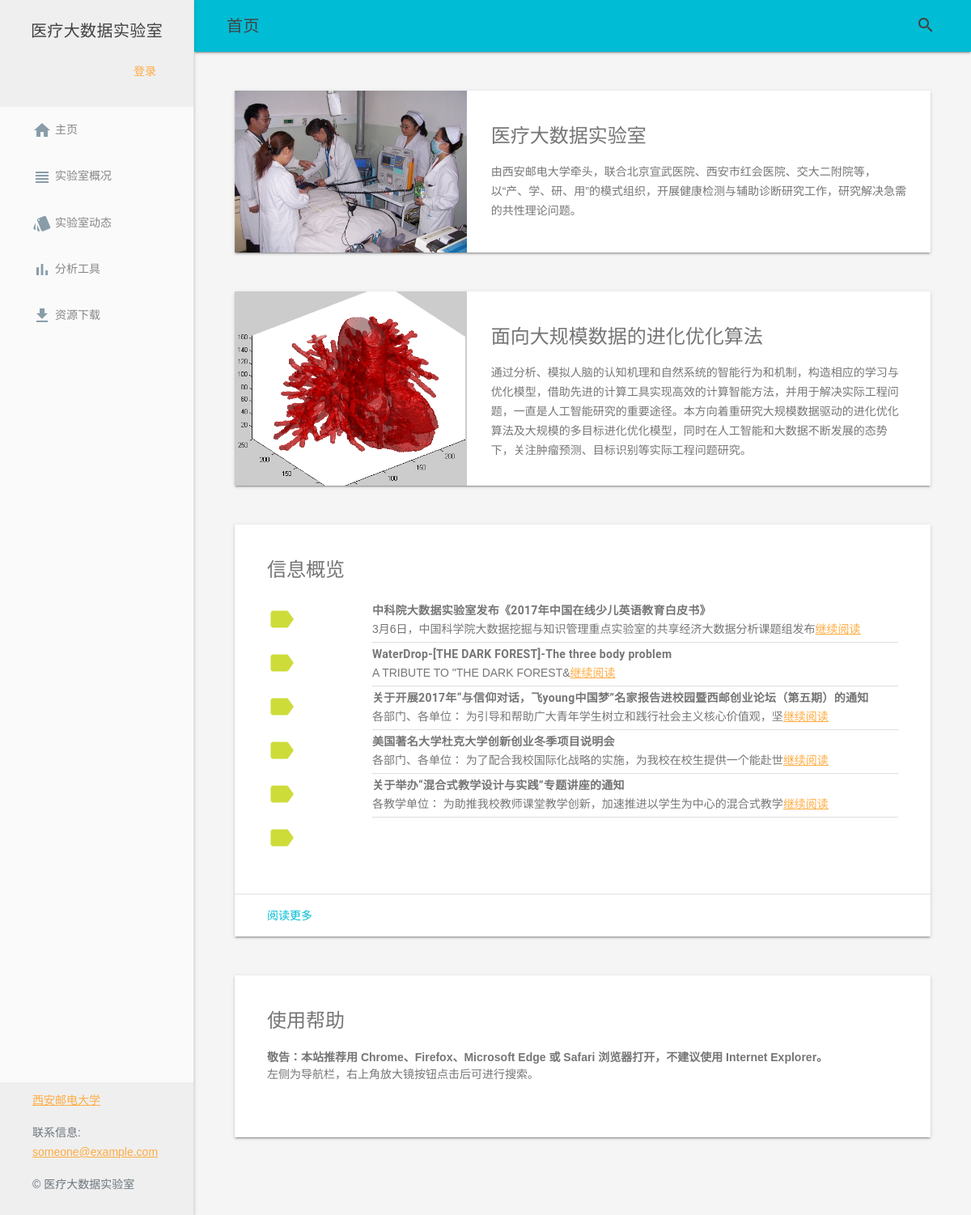
The page / on the database its author committed.
### site_text/models.py (models this page shows, shortened)
class Text(models.Model):
    title = models.CharField(max_length = 100)
    author = models.ForeignKey(User,on_delete = models.DO_NOTHING)
    text_type = models.ForeignKey(Type,null = True, on_delete = models.DO_NOTHING)
    content = RichTextUploadingField()
    file = models.ManyToManyField(Download_file,blank = True)
    created_time = models.DateTimeField(auto_now_add = True)
    last_updated = models.DateTimeField(auto_now = True)
    invisible = models.BooleanField(default = False)

### new_style_medical_lab/views.py (the view)
# urls.py: path('',views.home,name = 'home'),
def home(request):
    context  = text_views.get_text_to_index()
    return render(request,'home.html',context)

### site_text/views.py (called while the page is built)
def get_text_to_index():
    context = {}
    context ['texts'] = models.Text.objects.filter(invisible = False).order_by('-created_time')[:5]
    return context

### templates/home.html (shortened to what this page needs)
{% extends 'base.html' %}
{% load staticfiles %}
{% block navtitle %}
    首页
{% endblock %}
{% block content %}
      <div class="page-content" style="padding: 48px;">
        <section class="section-center mdl-grid mdl-grid--no-spacing mdl-shadow--2dp">
          <header class="intro-header mdl-cell mdl-cell--4-col-desktop mdl-cell--2-col-tablet mdl-cell--4-col-phone">
          </header>
          <div class="mdl-card mdl-cell mdl-cell--8-col-desktop mdl-cell--6-col-tablet mdl-cell--4-col-phone">
            <div class="mdl-card__supporting-text intro-text">
              <h4>医疗大数据实验室</h4>
              <p>由西安邮电大学牵头，联合北京宣武医院、西安市红会医院、交大二附院等，以“产、学、研、用”的模式组织，开展健康检测与辅助诊断研究工作，研究解决急需的共性理论问题。</p>
            </div>
          </div>
        </section>
        <section class="section-center mdl-grid mdl-grid--no-spacing mdl-shadow--2dp">
          <header class="algorithm-header mdl-cell mdl-cell--4-col-desktop mdl-cell--2-col-tablet mdl-cell--4-col-phone">
          </header>
          <div class="mdl-card mdl-cell mdl-cell--8-col-desktop mdl-cell--6-col-tablet mdl-cell--4-col-phone">
            <div class="mdl-card__supporting-text intro-text">
              <h4>面向大规模数据的进化优化算法</h4>
              <p>通过分析、模拟人脑的认知机理和自然系统的智能行为和机制，构造相应的学习与优化模型，借助先进的计算工具实现高效的计算智能方法，并用于解决实际工程问题，一直是人工智能研究的重要途径。本方向着重研究大规模数据驱动的进化优化算法及大规模的多目标进化优化模型，同时在人工智能和大数据不断发展的态势下，关注肿瘤预测、目标识别等实际工程问题研究。</p>
            </div>
          </div>
        </section>
        <section class="section-center mdl-grid mdl-grid--no-spacing mdl-shadow--2dp">
          <div class="mdl-card mdl-cell mdl-cell--12-col">
            <div class="info-set mdl-card__supporting-text mdl-grid mdl-grid--no-spacing">
              <h4 class="mdl-cell mdl-cell--12-col" style="margin-bottom: 20px;">信息概览</h4>
              <div class="sec-icon mdl-cell mdl-cell--2-col mdl-cell--1-col-phone">
                <i class="material-icons">label</i>
              </div>
              {% for text in texts %}
              <div class="info-sec mdl-cell mdl-cell--10-col-desktop mdl-cell--6-col-tablet mdl-cell--3-col-phone">
                <h5><strong>{{text.title}}</strong></h5>
                {{ text.content|safe|striptags|truncatechars:40 }}<a href="{% url 'text_detail' text.pk %}">继续阅读</a>
              </div>
              <div class="sec-icon mdl-cell mdl-cell--2-col mdl-cell--1-col-phone">
                <i class="material-icons">label</i>
              </div>
              {% endfor %}
            </div>
            <div class="mdl-card__actions">
              <a href="{% url 'information' %}" class="mdl-button">阅读更多</a>
            </div>
          </div>
        </section>
        <section class="section-center mdl-grid mdl-grid--no-spacing mdl-shadow--2dp">
          <div class="mdl-card mdl-cell mdl-cell--12-col">
            <div class="help-text mdl-card__supporting-text">
              <h4>使用帮助</h4>
              <strong>敬告：本站推荐用 Chrome、Firefox、Microsoft Edge 或 Safari 浏览器打开，不建议使用 Internet Explorer。</strong>
              <p>左侧为导航栏，右上角放大镜按钮点击后可进行搜索。</p>
            </div>
          </div>
        </section>
      </div>
 {% endblock %}

### templates/base.html (shortened to what this page needs)
{% load staticfiles %}
<!DOCTYPE html>
<html>
<head>
  <link rel="stylesheet" href="{% static 'css/styles.css' %}">
  <link rel="stylesheet" href="{% static 'css/material.cyan-orange.min.css' %}">
  <link rel="stylesheet" href="{% static 'css/icon.css' %}">
</head>
<body>
  <div class="mdl-layout mdl-js-layout mdl-layout--fixed-drawer mdl-layout--fixed-header">
    <header class="mdl-layout__header">
      <div class="mdl-layout__header-row">
        <span class="mdl-layout-title">{% block navtitle %}{% endblock %}</span>
        <form action="{% url 'search' %}" method="GET">
          <div class="mdl-textfield mdl-js-textfield mdl-textfield--expandable mdl-textfield--floating-label mdl-textfield--align-right">
            <label class="mdl-button mdl-js-button mdl-button--icon" for="fixed-header-drawer-exp">
              <i class="material-icons">search</i>
            </label>
          </div>
        </form>
      </div>
    </header>
    <div class="mdl-layout__drawer">
      <header class="drawer-header">
        <span class="mdl-layout-title" style="padding: 12px 0;">医疗大数据实验室</span>
        <div class="avator-dropdown">
          {% if request.user.is_authenticated %}
            <div class="mdl-layout-spacer"></div>
            <div style="margin: auto 0;">
              <span>欢迎你，{{ user }}</span>
            </div>
            <div class="mdl-layout-spacer"></div>
            <a class="dropdown-item" href="{% url 'logout' %}">
              <button id="quit" class="mdl-button mdl-js-button mdl-button--icon mdl-button--accent">
                <i class="material-icons">power_settings_new</i>
              </button>
            </a>
            <div class="mdl-tooltip" data-mdl-for="quit">退出</div>
          {% else %}
            <div class="mdl-layout-spacer"></div>
            <a class="mdl-button mdl-js-button mdl-js-ripple-effect mdl-button--accent" style="text-decoration: none;" href="{% url 'login' %}">登录</a>
          {% endif %}
        </div>
      </header>
      <nav class="mdl-navigation" style="padding-top: 0;">
        <a class="mdl-navigation__link" href="{% url 'home' %}">
          <i class="mdl-color-text--blue-grey-400 material-icons">home</i> 主页
        </a>
        <a class="mdl-navigation__link" href="{% url 'intro' %}">
          <i class="mdl-color-text--blue-grey-400 material-icons">view_headline</i> 实验室概况
        </a>
        <a class="mdl-navigation__link" href="{% url 'information' %}">
          <i class="mdl-color-text--blue-grey-400 material-icons">style</i> 实验室动态
        </a>
        <a class="mdl-navigation__link" href="{% url 'data_visual' %}">
          <i class="mdl-color-text--blue-grey-400 material-icons">bar_chart</i> 分析工具
        </a>
        <a class="mdl-navigation__link" href="{% url 'download' %}">
          <i class="mdl-color-text--blue-grey-400 material-icons">get_app</i> 资源下载
        </a>
      </nav>
      <footer>
        <p><a href="http://www.xiyou.edu.cn/">西安邮电大学</a></p>
        <p>联系信息: <a href="mailto:someone@example.com">someone@example.com</a></p>
        <p>&copy; 医疗大数据实验室</p>
      </footer>
    </div>
    <main class="mdl-layout__content">
      {% block content %}{% endblock %}
    </main>
  </div>
</body>
</html>

### static/css/styles.css (style rules this page uses)
footer { background-color: #EFEFEF;; font-size: 85%; bottom: 0; position: absolute; text-align: left; padding: 10px 16px; color: #6c757d!important; }
@media screen and (min-width: 1024px) { footer { padding: 10px 40px; } }
.mdl-layout__drawer .mdl-navigation .mdl-navigation__link { text-decoration: none; }
body { min-height:100%; background-color: #f5f5f5 !important; }
.drawer-header { box-sizing: border-box; display: flex; flex-direction: column; justify-content: flex-end; padding: 16px; text-align: center; background-color: #EFEFEF;; }
.avator-dropdown { position: relative; text-align:center; flex-direction: row; display: flex; width: 100%; padding: 10px 0; }
@media screen and (min-width: 1024px) { .avator-dropdown { padding: 10px 12px; } }
.section-center { max-width: 860px; margin-bottom: 48px !important; }
.intro-text { padding: 16px 30px !important; width: 100% !important; height: 100%; }
.intro-header { background: url('../img/info.jpg') center / cover no-repeat; }
.algorithm-header { background: url('../img/heart.png') center / cover no-repeat; }
.info-set { padding: 40px !important; width: 100% !important; margin: 0 !important; }
.info-sec { padding: 0.5em 0; }
.info-set .info-sec:not(:last-child) { border-bottom: 1px solid rgba(0,0,0,.13); }
.info-sec h5 { font-size: inherit; margin: 0; margin-bottom: 0.5em; }
.sec-icon { padding: 0.5em 0; }
.sec-icon i { font-size: 36px; color: rgb(205, 220, 57); }
.mdl-card .mdl-card__actions { border-top: 1px solid rgba(0, 0, 0, 0.12); }
.mdl-card .mdl-card__actions a { color: #00BCD4; margin: 0 16px; }
.help-text { padding: 40px !important; width: 100% !important; height: 100%; }
.help-text h4 { margin: 0; margin-bottom: 20px; }

### rows shown on the page
Text: title "中科院大数据实验室发布《2017年中国在线少儿英语教育白皮书》", content "3月6日，中国科学院大数据挖掘与知识管理重点实验室的共享经济大数据分析课题组发布"
Text: title "WaterDrop-[THE DARK FOREST]-The three body problem", content "A TRIBUTE TO \"THE DARK FOREST&"
Text: title "关于开展2017年“与信仰对话，飞young中国梦”名家报告进校园暨西邮创业论坛（第五期）的通知", content "各部门、各单位： 为引导和帮助广大青年学生树立和践行社会主义核心价值观，坚"
Text: title "美国著名大学杜克大学创新创业冬季项目说明会", content "各部门、各单位： 为了配合我校国际化战略的实施，为我校在校生提供一个能赴世"
Text: title "关于举办“混合式教学设计与实践”专题讲座的通知", content "各教学单位： 为助推我校教师课堂教学创新，加速推进以学生为中心的混合式教学"
